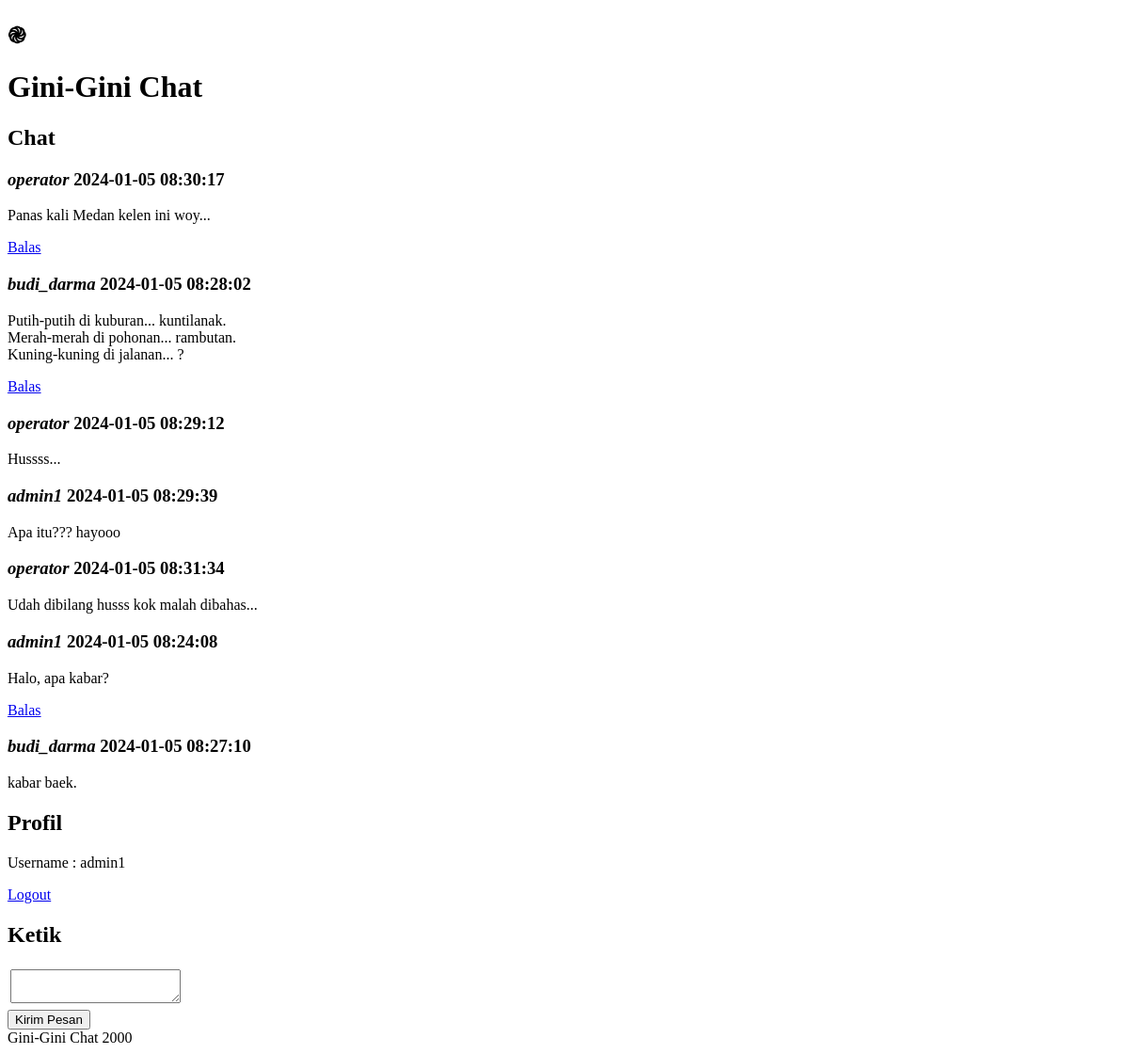
The page /index.php (signed in) on the database its author committed.
### tables this page shows
CREATE TABLE `chatdb` (
  `ID` int(10) NOT NULL,
  `tgl` datetime NOT NULL,
  `userID` int(10) NOT NULL,
  `chatID` int(10) NOT NULL,
  `teks` text NOT NULL
);

CREATE TABLE `userdb` (
  `ID` int(10) NOT NULL,
  `username` varchar(30) NOT NULL,
  `password` varchar(64) NOT NULL,
  `level` int(1) NOT NULL,
  `login` datetime NOT NULL
);

### functions.php (called while the page is built, shortened)
<?php
function query2($sql) {
	global $koneksi;
	$list = array();
	$hasil = mysqli_query($koneksi, $sql);
	if (!$hasil) {
		kembali("error.php");
	}
	else {
		while($row = mysqli_fetch_assoc($hasil)) {
			$list[] = $row;
		}
		return $list;
	}
}
function is_login() {
	if (isset ($_SESSION['user']))
		return true;
	else
		return false;
}

### chat.php (the view)
<?php
$sql = " SELECT chatdb.ID as IDchat,
								userdb.username as nama,
								chatdb.tgl as tgl,
								chatdb.teks as teks
				 FROM chatdb LEFT JOIN userdb
							ON chatdb.userID = userdb.ID
				 WHERE chatdb.chatID = 0
				 ORDER BY chatdb.ID DESC
				 LIMIT 0,10 ";
$hasil = query2($sql);
for($i=0; $i<count($hasil); $i++) {
	echo get_chat($hasil[$i]['IDchat'],
								$hasil[$i]['nama'],
								$hasil[$i]['tgl'],
								urldecode($hasil[$i]['teks']));
	echo replies($hasil[$i]['IDchat']);
}
function replies($IDchat){
	$sql2 = " SELECT chatdb.ID as IDchat,
								userdb.username as nama,
								chatdb.tgl as tgl,
								chatdb.teks as teks
				 FROM chatdb LEFT JOIN userdb
							ON chatdb.userID = userdb.ID
				 WHERE chatdb.chatID = $IDchat
				 ORDER BY chatdb.ID
				 LIMIT 0,10 ";
	$hasil2 = query2($sql2);
	$susun = "<div class='daftar_replies'>";
	for($i=0; $i<count($hasil2); $i++){
		$susun .= get_replies($hasil2[$i]);
	}
	$susun .= "</div>";
	return $susun;
}
function get_chat($IDchat, $nama, $tgl, $teks){
	$chat = "<article class='chat' id='chat_$IDchat'>
				<h3 class='titlebar kecil merah'>
				<var>$nama</var>
				<time>$tgl</time>
				</h3>
				<p>$teks</p>
				<input type='hidden' name='kaitan'
					value='$IDchat'>
				</article>";
	if ( is_login() ){
		$chat .= "<div class='chat_links'>
				 <a href='javascript:reply($IDchat)'
				 	  class='links'>Balas</a>
				</div>";
	}
	return $chat;
}
function get_replies($array){
	$teks = urldecode($array['teks']);
	return "<article class='reply'>
				<h3 class='titlebar kecil merah'>
				<var>$array[nama]</var>
				<time>$array[tgl]</time>
				</h3>
				<p>$teks</p>
				</article>";
}

### rows shown on the page
chatdb: userID.username "operator", tgl "2024-01-05 08:30:17", teks "Panas kali Medan kelen ini woy..."
chatdb: userID.username "budi_darma", tgl "2024-01-05 08:28:02", teks "Putih-putih di kuburan... kuntilanak. Merah-merah di pohonan... rambutan. Kuning-kuning di jalanan... ?"
chatdb: userID.username "operator", tgl "2024-01-05 08:29:12", teks "Hussss..."
chatdb: userID.username "admin1", tgl "2024-01-05 08:29:39", teks "Apa itu??? hayooo"
chatdb: userID.username "operator", tgl "2024-01-05 08:31:34", teks "Udah dibilang husss kok malah dibahas..."
chatdb: userID.username "admin1", tgl "2024-01-05 08:24:08", teks "Halo, apa kabar?"
chatdb: userID.username "budi_darma", tgl "2024-01-05 08:27:10", teks "kabar baek."

### other values the page prints
$_SESSION['user']['username'] "admin1"
